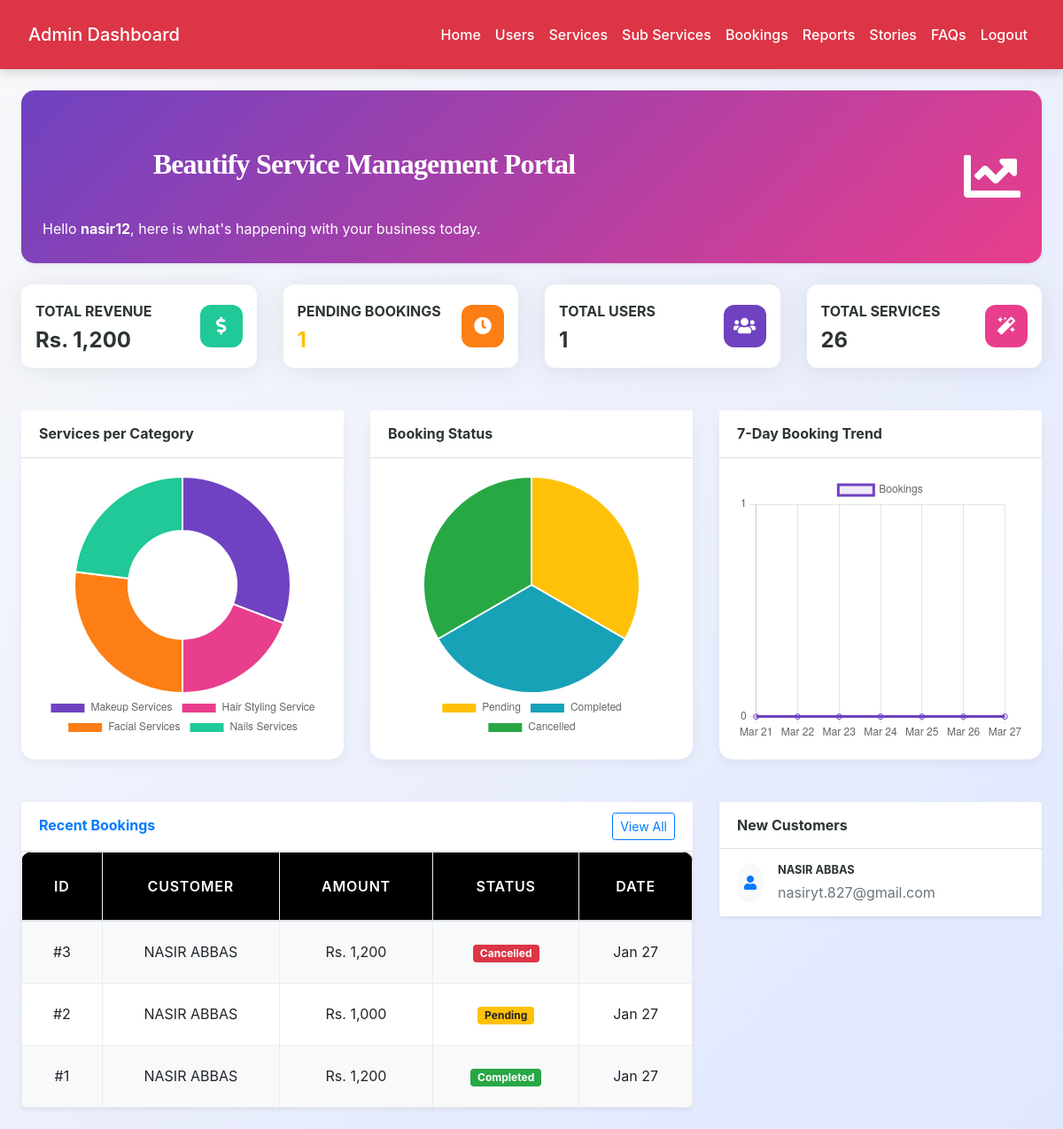
Before: /admin/admin_home.php (signed in) with the older database file.
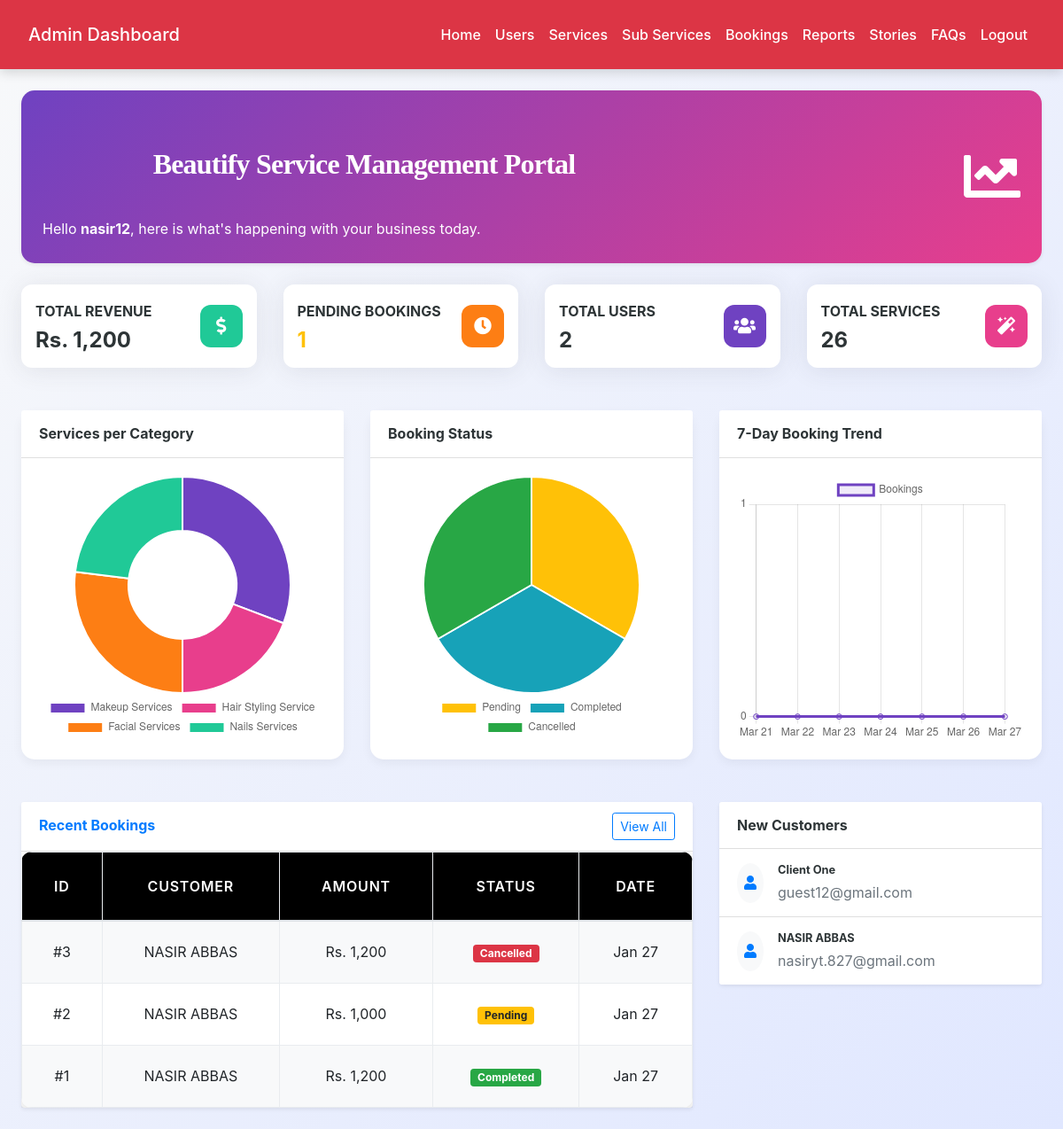
After: the same page with the newer database file.
### tables this page shows
CREATE TABLE `bookings` (
  `booking_id` int(11) NOT NULL,
  `user_id` int(11) NOT NULL,
  `booking_date` date NOT NULL,
  `start_time` time NOT NULL,
  `end_time` time DEFAULT NULL,
  `service_address` text NOT NULL,
  `contact_number` varchar(20) NOT NULL,
  `payment_method` enum('cash_on_delivery','card','easypaisa','jazzcash','other') NOT NULL,
  `total_amount` decimal(10,2) NOT NULL,
  `status` enum('pending','confirmed','completed','cancelled','no_show') DEFAULT 'pending',
  `created_at` datetime DEFAULT current_timestamp(),
  `cancelled_at` datetime DEFAULT NULL
);

CREATE TABLE `users` (
  `id` int(11) NOT NULL,
  `full_name` varchar(100) NOT NULL,
  `dob` date NOT NULL,
  `cnic` varchar(20) NOT NULL,
  `phone` varchar(20) NOT NULL,
  `email` varchar(100) NOT NULL,
  `username` varchar(50) NOT NULL,
  `password_hash` varchar(255) NOT NULL,
  `address` text NOT NULL,
  `created_at` datetime DEFAULT current_timestamp(),
  `updated_at` datetime DEFAULT current_timestamp() ON UPDATE current_timestamp()
);

### admin/admin_home.php (the view, shortened to what the changed rows need)
<?php
include('config.php');
$total_users = 0;
$category_labels = [];
$category_data = [];
$status_labels = [];
$status_data = [];
$booking_trend_labels = [];
$booking_trend_data = [];
if (isset($conn)) {
    try {
        $total_users = $conn->query("SELECT COUNT(*) FROM users")->fetch_row()[0] ?? 0;
        $cat_counts = $conn->query("SELECT sc.category_name, COUNT(s.service_id) as count
                                   FROM service_categories sc
                                   LEFT JOIN services s ON sc.category_id = s.category_id
                                   GROUP BY sc.category_id");
        while ($row = $cat_counts->fetch_assoc()) {
            $category_labels[] = $row['category_name'];
            $category_data[] = (int)$row['count'];
        }
        $stat_counts = $conn->query("SELECT status, COUNT(*) as count FROM bookings GROUP BY status");
        while ($row = $stat_counts->fetch_assoc()) {
            $status_labels[] = ucfirst($row['status']);
            $status_data[] = (int)$row['count'];
        }
        $trend_map = [];
        for ($i = 6; $i >= 0; $i--) {
            $date = date('Y-m-d', strtotime("-$i days"));
            $trend_map[$date] = 0;
        }
        $booking_trend_labels = array_map(fn($d) => date('M d', strtotime($d)), array_keys($trend_map));
        $booking_trend_data = array_values($trend_map);
        $recent_users = $conn->query("SELECT full_name as name, email, created_at FROM users ORDER BY created_at DESC LIMIT 5");
        $recent_bookings = $conn->query("SELECT b.booking_id, u.full_name, b.total_amount, b.status, b.created_at
                                        FROM bookings b JOIN users u ON b.user_id = u.id
                                        ORDER BY b.created_at DESC LIMIT 5");
    } catch (Exception $e) {
        die("Query Error: " . $e->getMessage());
    }
}
?>
<!DOCTYPE html>
<html lang="en">
<head>
    <link rel="stylesheet" href="https://maxcdn.bootstrapcdn.com/bootstrap/4.5.2/css/bootstrap.min.css">
    <link rel="stylesheet" href="https://cdnjs.cloudflare.com/ajax/libs/font-awesome/5.15.4/css/all.min.css">
    <link rel="stylesheet" href="../css/style.css">
</head>
<body>
<div class="container-fluid mt-4 px-4">
    <div class="card welcome-card mb-4 shadow-sm">
        <div class="card-body p-4">
            <div class="row align-items-center">
                <div class="col-md-8">
                    <h2 class="font-weight-bold text-white">Beautify Service Management Portal</h2>
                </div>
            </div>
        </div>
    </div>
    <div class="row mb-4">
        <div class="col-xl-3 col-md-6 mb-4">
            <div class="card card-stats h-100 p-3">
                <div class="d-flex align-items-center justify-content-between">
                    <div>
                        <div class="text-xs font-weight-bold text-uppercase mb-1">Total Users</div>
                        <div class="h4 mb-0 font-weight-bold"><?php echo $total_users; ?></div>
                    </div>
                </div>
            </div>
        </div>
    </div>
    <div class="row">
        <div class="col-lg-8 mb-4">
            <div class="card shadow-sm border-0">
                <div class="table-responsive">
                    <table class="table m-0">
                        <thead class="bg-light">
                            <tr>
                                <th>ID</th>
                                <th>Customer</th>
                                <th>Amount</th>
                                <th>Status</th>
                                <th>Date</th>
                            </tr>
                        </thead>
                        <tbody>
                            <?php while($row = $recent_bookings->fetch_assoc()): ?>
                            <tr>
                                <td>#<?php echo $row['booking_id']; ?></td>
                                <td><?php echo htmlspecialchars($row['full_name']); ?></td>
                                <td>Rs. <?php echo number_format($row['total_amount']); ?></td>
                                <td>
                                    <span class="badge badge-<?php
                                        echo match($row['status']) {
                                            'pending' => 'warning',
                                            'confirmed' => 'info',
                                            'completed' => 'success',
                                            'cancelled' => 'danger',
                                            default => 'secondary'
                                        };
                                    ?> px-2 py-1"><?php echo ucfirst($row['status']); ?></span>
                                </td>
                                <td><?php echo date('M d', strtotime($row['created_at'])); ?></td>
                            </tr>
                            <?php endwhile; ?>
                        </tbody>
                    </table>
                </div>
            </div>
        </div>
        <div class="col-lg-4 mb-4">
            <div class="card shadow-sm border-0">
                <div class="list-group list-group-flush">
                    <?php while($user = $recent_users->fetch_assoc()): ?>
                        <div class="list-group-item d-flex align-items-center">
                            <div class="rounded-circle bg-light p-2 mr-3 text-primary"><i class="fas fa-user"></i></div>
                            <div>
                                <div class="small font-weight-bold"><?php echo htmlspecialchars($user['name']); ?></div>
                                <div class="text-xs text-muted"><?php echo $user['email']; ?></div>
                            </div>
                        </div>
                    <?php endwhile; ?>
                </div>
            </div>
        </div>
    </div>
</div>
<script>
    // Data from PHP
    const catLabels = <?php echo json_encode($category_labels); ?>;
    const catData = <?php echo json_encode($category_data); ?>;
    const statLabels = <?php echo json_encode($status_labels); ?>;
    const statData = <?php echo json_encode($status_data); ?>;
    const trendLabels = <?php echo json_encode($booking_trend_labels); ?>;
    const trendData = <?php echo json_encode($booking_trend_data); ?>;
    // 1. Category Chart
    new Chart(document.getElementById('categoryChart'), {
        type: 'doughnut',
        data: {
            labels: catLabels,
            datasets: [{ data: catData, backgroundColor: ['#6f42c1', '#e83e8c', '#fd7e14', '#20c997', '#ffc107'] }]
        },
        options: { plugins: { legend: { position: 'bottom' } }, maintainAspectRatio: false }
    });
    // 2. Status Chart
    new Chart(document.getElementById('statusChart'), {
        type: 'pie',
        data: {
            labels: statLabels,
            datasets: [{ data: statData, backgroundColor: ['#ffc107', '#17a2b8', '#28a745', '#dc3545', '#6c757d'] }]
        },
        options: { plugins: { legend: { position: 'bottom' } }, maintainAspectRatio: false }
    });
    // 3. Trend Chart
    new Chart(document.getElementById('trendChart'), {
        type: 'line',
        data: {
            labels: trendLabels,
            datasets: [{
                label: 'Bookings',
                data: trendData,
                borderColor: '#6f42c1',
                tension: 0.3,
                fill: true,
                backgroundColor: 'rgba(111, 66, 193, 0.1)'
            }]
        },
        options: {
            scales: { y: { beginAtZero: true, ticks: { stepSize: 1 } } },
            maintainAspectRatio: false
        }
    });
</script>
</body>
</html>

Changed rows visible on the page:
added users: full_name "Client One", email "guest12@gmail.com"
Other visible differences:
$total_users: "1" → "2"
